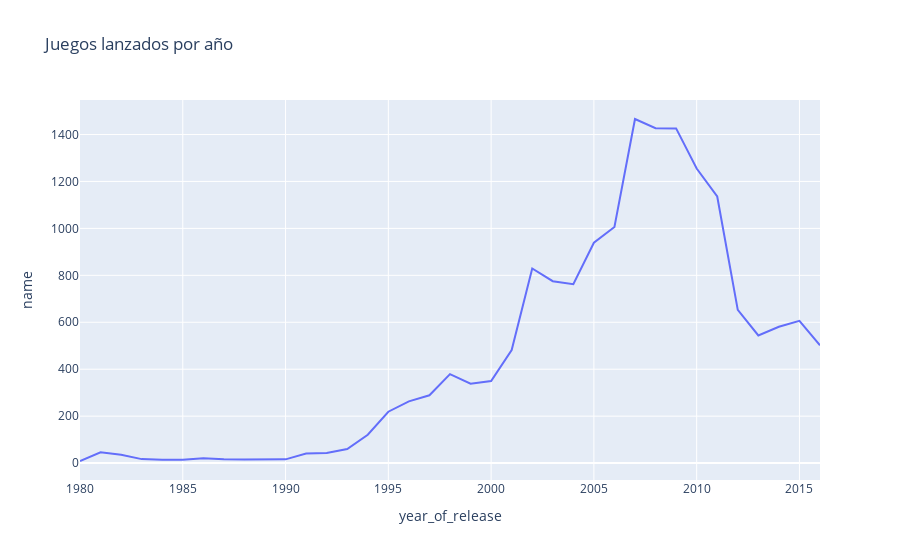

Here is the notebook cell this chart was saved with:
### Markdown cell above
- **3.1. Juegos lanzados por año**

### Code cell
#Hacemos un diagrama de líneas para ver el comportamiento
games_year=df.groupby('year_of_release',as_index=False)['name'].count()
fig=px.line(games_year,
            x='year_of_release',
            y='name',
            title='Juegos lanzados por año')
fig.show()

### Figure 1 — Plotly figure (JSON) as saved in the notebook; plotly's stock layout.template omitted (floating-point values rounded to 4 significant figures)
{"data": [{"hovertemplate": "year_of_release=%{x}<br>name=%{y}<extra></extra>", "legendgroup": "", "line": {"color": "#636efa", "dash": "solid"}, "marker": {"symbol": "circle"}, "mode": "lines", "name": "", "orientation": "v", "showlegend": false, "type": "scatter", "x": [1980, 1981, 1982, 1983, 1984, 1985, 1986, 1987, 1988, 1989, 1990, 1991, 1992, 1993, 1994, 1995, 1996, 1997, 1998, 1999, 2000, 2001, 2002, 2003, 2004, 2005, 2006, 2007, 2008, 2009, 2010, 2011, 2012, 2013, 2014, 2015, 2016], "xaxis": "x", "y": [9, 46, 36, 17, 14, 14, 21, 16, 15, 17, 16, 41, 43, 60, 121, 219, 263, 289, 379, 338, 350, 482, 829, 775, 762, 939, 1006, 1466, 1427, 1426, 1255, 1136, 653, 544, 581, 606, 502], "yaxis": "y"}], "layout": {"legend": {"tracegroupgap": 0}, "title": {"text": "Juegos lanzados por año"}, "xaxis": {"anchor": "y", "domain": [0, 1], "title": {"text": "year_of_release"}}, "yaxis": {"anchor": "x", "domain": [0, 1], "title": {"text": "name"}}}}
